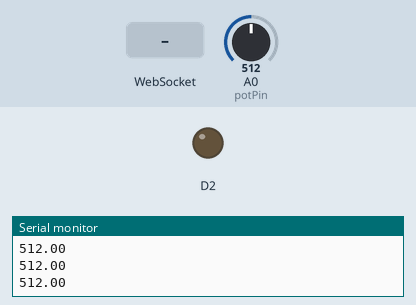
Recording of a sketch running on a simulated ESP8266 (NodeMCU). On the bench: output pins drawn as LEDs (lit = HIGH), the last lines printed to the serial monitor. The test bench sets the inputs (shaded band); at power-on: A0 (potPin) = 512.

Above: at 1.2 s.
1.3 s: WebSocket text "1" received
At 1.8 s:
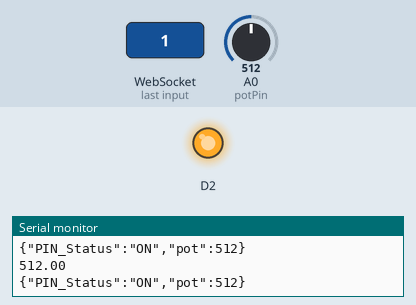
2.8 s: WebSocket text "0" received
At 4.0 s:
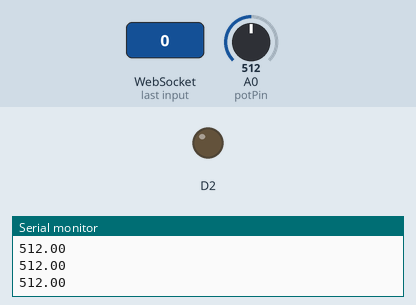
Timing chart, 0 to 5.8 s (numbered marks = the images above; inputs shaded):
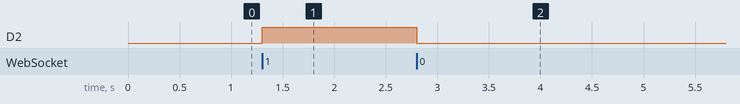

Measured:
- after the input at 1.3 s, D2: LOW → HIGH at once
- after the input at 2.8 s, D2: HIGH → LOW at once

The sketch:

ledserver.ino
```cpp
#include <WebSocketsServer.h>
#include <ArduinoJson.h>
#include <ESP8266WebServer.h>
#include <ESP8266WiFi.h>


#ifndef APSSID
#define APSSID "ESP8266-hw"
#define APPSK  "kwakhw"
#endif

// network settings - ssid, pw, server port #
const char *ssid = APSSID;
const char *password = APPSK;

// POT
int potPin = A0;
int potVal=0;
int value=LOW;

int interval = 100; // virtual delay
unsigned long previousMillis = 0; // Tracks the time since last event fired

String web="<!DOCTYPE html><html><head> <title>Arduino and ESP32 Websocket</title> <meta name='viewport' content='width=device-width, initial-scale=1.0' /> <meta charset='UTF-8'> <style> body { background-color: #E6D8D5; text-align: center; } </style></head><body> <h1>POTENTIOMETER : <span id='pot'>-</span></h1> <h1>ESP state : <span id='message'>-</span></h1><button type='button' id='BTN_1'> <h1>ON</h1> </button><button type='button' id='BTN_2'> <h1>OFF</h1> </button></body><script> var Socket; document.getElementById('BTN_1').addEventListener('click', button_1_pressed); document.getElementById('BTN_2').addEventListener('click', button_2_pressed); function init() { Socket = new WebSocket('ws://' + window.location.hostname + ':81/'); Socket.onmessage = function(event) { processCommand(event); }; } function processCommand(event) { var obj = JSON.parse(event.data); document.getElementById('message').innerHTML = obj.PIN_Status; document.getElementById('pot').innerHTML = obj.pot; console.log(obj.PIN_Status); console.log(obj.pot); } function button_1_pressed() { Socket.send('1'); } function button_2_pressed() { Socket.send('0'); } window.onload = function(event) { init(); }</script></html>";

String jsonString; // Temporary storage for the JSON String
String pin_status = ""; // Holds the status of the pin
float pot; // holds the pot value

ESP8266WebServer server(80);
WebSocketsServer webSocket = WebSocketsServer(81);

void setup() {
  pinMode(D2, OUTPUT);
  Serial.begin(115200);
  Serial.println("");
  // wifi settings as AP
  Serial.println("Configuring access point...");
  /* You can remove the password parameter if you want the AP to be open. */
  WiFi.softAP(ssid);
  Serial.print("AP IP address: ");
  Serial.println(WiFi.softAPIP());
    // Initialize a web server on the default IP address. and send the webpage as a response.
  server.on("/", []() {
    server.send(200, "text\html", web);
  });
  server.begin(); // init the server
  webSocket.begin();  // init the Websocketserver
  webSocket.onEvent(webSocketEvent);  // init the webSocketEvent function when a websocket event occurs
}

void loop() {
  server.handleClient();  // webserver methode that handles all Client
  webSocket.loop(); // websocket server methode that handles all Client
  unsigned long currentMillis = millis(); // call millis  and Get snapshot of time
  if ((unsigned long)(currentMillis - previousMillis) >= interval) { // How much time has passed, accounting for rollover with subtraction!
    update_pot(); // update temperature data.
    if(pin_status=="ON")update_webpage();
    previousMillis = currentMillis;   // Use the snapshot to set track time until next event
  }
}

void webSocketEvent(byte num, WStype_t type, uint8_t * payload, size_t length) {
  switch (type) {
    case WStype_DISCONNECTED: // enum that read status this is used for debugging.
      Serial.print("WS Type ");
      Serial.print(type);
      Serial.println(": DISCONNECTED");
      break;
    case WStype_CONNECTED:  // Check if a WebSocket client is connected or not
      Serial.print("WS Type ");
      Serial.print(type);
      Serial.println(": CONNECTED");
      if (digitalRead(D2) == HIGH) {  //check if pin 22 is high or low
        pin_status = "ON";
        update_webpage(); // update the webpage accordingly
      }
      else {
        pin_status = "OFF"; //check if pin 22 is high or low
        update_webpage();// update the webpage accordingly
      }
      break;
    case WStype_TEXT: // check responce from client
      Serial.println(); // the payload variable stores teh status internally
      Serial.println(payload[0]);
      if (payload[0] == '1') {
        pin_status = "ON";
        update_webpage();
        digitalWrite(D2, HIGH);
      }
      if (payload[0] == '0') {
        pin_status = "OFF";
        update_webpage();
        digitalWrite(D2, LOW);
      }
      break;
  }
}
void update_pot(){
  pot=analogRead(potPin);
  Serial.println(pot);
}
void update_webpage()
{
  StaticJsonDocument<100> doc;
  // create an object
  JsonObject object = doc.to<JsonObject>();
  object["PIN_Status"] = pin_status ;
  object["pot"] = pot ;
  serializeJson(doc, jsonString); // serialize the object and save result to string variable.
  Serial.println( jsonString ); // print the string for debugging.
  webSocket.broadcastTXT(jsonString); // send the JSON object through the websocket
  jsonString = ""; // clear the String.
}
```
